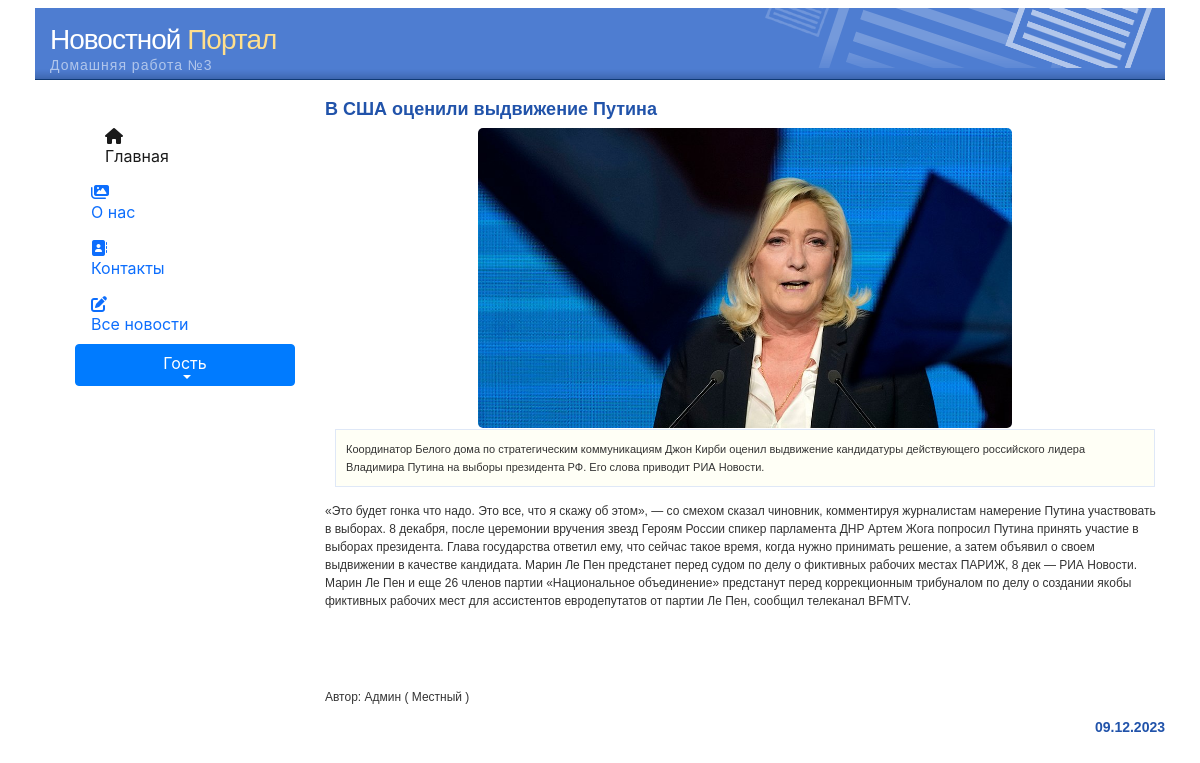
The app's page /news/show/, older data.
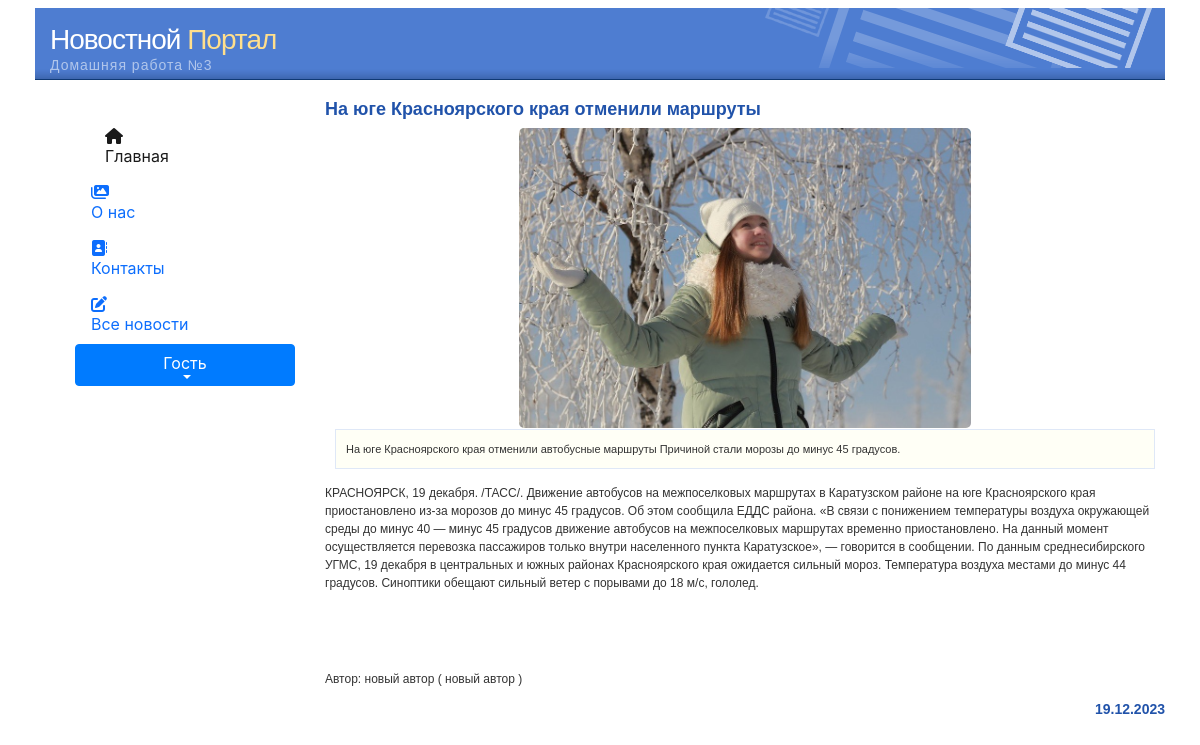
The same page, newer data.
### news/models.py (models this page shows, shortened)
class Article(models.Model):
    categories = (('E','Economics'),
                  ('S','Science'),
                  ('IT','IT'))
    author = models.ForeignKey(User, on_delete=models.SET_NULL, null=True, verbose_name='Автор')
    title = models.CharField('Заголовок', max_length=50, default='')
    anouncement = models.TextField('Аннотация', max_length=250)
    text = models.TextField('Текст новости')
    date = models.DateTimeField('Дата создания', auto_now=True)
    category = models.CharField(choices=categories, max_length=50, default='', verbose_name='Категория')
    tags = models.ManyToManyField(to=Tag, blank=True, verbose_name='Тэги')
    slug = models.SlugField()
    class Meta:
        ordering = ['title', 'date']
        verbose_name = 'Новость'
        verbose_name_plural = 'Новости'

class Image(models.Model):
    article = models.ForeignKey(Article, on_delete=models.CASCADE)
    name = models.CharField(max_length=50, blank=True)
    image = models.ImageField(upload_to='article_images/')

### news/views.py (the view)
# urls.py: path('', views.index, name='home'),
def index(request):
    article = Article.objects.latest("id")
    context = {'article':article}
    return render(request,'news/index.html',context)

### users/templatetags/users_extras.py (called while the page is built)
@register.filter(name="has_group")
def has_group(user,group_name):
    return user.groups.filter(name=group_name).exists()

### news/templates/news/index.html (shortened to what this page needs)
{% extends 'home01/index.html' %}
{% load static %}
{% load bootstrap5 %}
{% load users_extras %}
{% block content %}
<link rel="stylesheet" href="https://maxcdn.bootstrapcdn.com/bootstrap/4.0.0/css/bootstrap.min.css"
>
             <div id="content">
                    <h3>{{ article.title }}</h3>
             {% if article.image_set.all %}
              <div class="row">
                <div id="carouselControls" class="carousel slide" data-ride="carousel" style="display: inline-block;">
                    <div class="carousel-inner" role="listbox" style=" width:auto; height: 300px; !important;">
                        {% for image in article.image_set.all %}
                        <div class="carousel-item {% if forloop.counter == 1 %} active {% endif %}">
                            <img class="d-block" src="{{ image.image.url }}"
                                 style="margin:auto; height:300px; width:auto; border-radius:5px;">
                        </div>
                        {% endfor %}
                    </div>
                    <a class="carousel-control-prev" href="#carouselControls" role="button" data-slide="prev">
                    </a>
                    <a class="carousel-control-next" href="#carouselControls" role="button" data-slide="next">
                    </a>
                </div>
              </div>
                {% endif%}
                    <div class='featurebox_side'>{{ article.anouncement }}</div>
                    <p>{{ article.text }}</p>
                    <br><br>
                    <p>Автор: {{ article.author.first_name }} ( {{ article.author.last_name }} )</p>
                    <h4 align="right">{{ article.date|date:"d.m.Y" }}</h4>
            </div>
{% endblock %}

### home01/templates/home01/index.html (shortened to what this page needs)
<!DOCTYPE html PUBLIC "-//W3C//DTD XHTML 1.0 Transitional//EN" "http://www.w3.org/TR/xhtml1/DTD/xhtml1-transitional.dtd">
{% load static %}
{% load bootstrap5 %}
<html xmlns="http://www.w3.org/1999/xhtml" lang="ru">
<head>
<link rel="stylesheet" href="{% static 'home01/css/style.css'%}" type="text/css">
{% bootstrap_css %}
</head>
<body>
<div id="page_wrapper">
    <div class="container-fluid">
        <div class="row">
            <div class="col-xs-12 col-sm-12 col-md-12 col-lg-12">
             {% include 'home01/header.html' %}
            </div>
        </div>
    </div>
    <div class="container-fluid">
      <div class="row">
        <div class="col-xs-3 col-sm-3 col-md-3 col-lg-3">
            {% include 'home01/left_sidebar.html' %}
        </div>
        <div class="col-xs-9 col-sm-9 col-md-9 col-lg-9">
            {% block content %}
            {% endblock %}
        </div>
       </div>
        </div>
</div>
</body>
</html>

### home01/templates/home01/header.html
  <div id="header_wrapper">
    <div id="header">
      <h1>Новостной <font color="#FFDF8C">Портал</font></h1>
      <h2>Домашняя работа №3</h2>
    </div>
    <div id="navcontainer">
      <ul id="navlist">
      </ul>
    </div>
  </div>

### home01/templates/home01/left_sidebar.html (shortened to what this page needs)
{% load bootstrap5 %}
{% load static %}
{% bootstrap_css %}
{% load users_extras %}
            <div class="tm-sidebar">
                <nav class="tm-nav">
                    <div>
                     <ul  class="nav nav-pills flex-column mb-auto">
                            <li class="nav-item">
                                <a href="{% url 'news_index' %}"
                                {% if request.resolver_match.view_name == 'news_index' %} class="nav-link current link-active"{% else %} class="nav-link" {% endif %}>
                                    <i class="fa fa-house menu-icon"></i>
                                    <div class="d-none d-lg-block">Главная</div>
                                </a>
                            </li>
                            <li class="nav-item">
                                <a href="{% url 'about' %}"
                                   {% if request.resolver_match.view_name == 'about' %} class="nav-link current link-active"{% else %} class="nav-link" {% endif %}>
                                    <i class="fas fa-images nav-icon"></i>
                                    <div class="d-none d-lg-block">О нас</div>
                                </a>
                            </li>
                            <li class="nav-item">
                                <a href="{% url 'contact' %}"
                                   {% if request.resolver_match.view_name == 'contact' %} class="nav-link current link-active"{% else %} class="nav-link" {% endif %}>
                                    <i class="fas fa-address-book nav-icon"></i>
                                    <div class="d-none d-lg-block">Контакты</div>
                                </a>
                            </li>
                            <li class="nav-item">
                                <a href="{% url 'all_news' %}"
                                {% if request.resolver_match.view_name == 'all_news' %} class="nav-link current" {% else %} class="nav-link" {% endif %}>
                                    <i class="fas fa-pen-to-square nav-icon"></i>
                                    <div class="d-none d-lg-block">Все новости</div>
                                </a>
                            </li>
 </ul>
     <div class="dropdown" >
          <button class="dropbtn btn btn-primary dropdown-toggle" type="button" id="dropdownMenuButton1" data-bs-toggle="dropdown" aria-expanded="false">
              {% if request.user.id %}
              <div class="d-none d-lg-block">{{request.user.username}}</div>
              {% else %}
              <div class="d-none d-lg-block">Гость</div>
              {% endif %}
          </button>
</div>
</div>
</nav>
</div>

### home01/static/home01/css/style.css (style rules this page uses)
body { text-align: center; margin-top:10px; margin-bottom:10px; color:#666666; background-color: #666666; }
#page_wrapper { margin-left: auto; margin-right: auto; width: 98%; text-align: left; background: #FFFFFF; border: 8px solid #FFFFFF; }
#header_wrapper { background: #4E7DD1 url('../img/menu_bg.gif') bottom left repeat-x; margin:0px; padding:0px; }
#header { height: 60px; padding:15px; background: url('../img/header_bg.gif') top right no-repeat; margin:0px; }
#header h1 { margin:0px; font-family: verdana, arial, sans-serif; font-size: 28px; color:#ffffff; letter-spacing: -1px; }
#header h2 { margin:0px; font-family: verdana, arial, sans-serif; font-size: 14px; color:#B1C6EB; letter-spacing: 1px; }
#content { margin-top: 20px; margin-bottom: 0px; }
#content p { margin-top:15px; margin-bottom: 15px; font-family: verdana, arial, sans-serif; font-size: 12px; line-height: 18px; color: #333333; }
#content h3 { margin-top:5px; margin-bottom: 10px; font-family: verdana, arial, sans-serif; font-size: 18px; font-weight: bold; line-height: 18px; color: #2153AA; }
#content h4 { margin-top:0px;margin-bottom:0px; font-family: verdana, arial, sans-serif; font-size: 14px; font-weight: bold; line-height: 12px; color: #2153AA; }
#navlist { margin-top:1px; margin-bottom:0px; text-align:center; padding: 5px 0; margin-left: 0; border-bottom: 1px solid #0F3974; font: bold 14px Verdana, sans-serif; }
.featurebox_side { background-color: #fffff6; margin:1px;margin-left:10px;margin-right:10px;margin-bottom:15px; padding:10px; border: 1px solid #DFE8F7; font-family: verdana, arial, sans-serif; font-size: 11px; line-height: 18px; color: #333333; }
.tm-sidebar { background-color: #fff; top: 0; bottom: 0; left: 0; z-index: 1000; padding-left: 40px; padding-top: 40px; width: 100%; }
.tm-nav { display: flex; flex-direction: column; justify-content: space-between; height: 100%; }
.nav-link { position: relative; padding-top: 15px; padding-bottom: 15px; }
.nav-item:hover .nav-link, .nav-link.current { color: #1a1a1a; padding-left: 30px; }
.dropbtn { width: 100%; display: block; align-items: center; justify-content: center; margin-bottom: 1px; }

Row changes from the older to the newer data that the page shows:
no longer on this page (row unchanged): Article: title "В США оценили выдвижение Путина", anouncement "Координатор Белого дома по стратегическим коммуникациям Джон Кирби оценил выдвижение кандидатуры действующего российского лидера Владимира Путина на выборы президента РФ. Его слова приводит РИА Новости.", text "«Это будет гонка что надо. Это все, что я скажу об этом», — со смехом сказал чиновник, комментируя журналистам намерение Путина участвовать в выборах. 8 декабря, после церемонии вручения звезд Героям России спикер парламента ДНР Артем Жога попросил Путина принять участие в выборах президента. Глава государства ответил ему, что сейчас такое время, когда нужно принимать решение, а затем объявил о своем выдвижении в качестве кандидата. Марин Ле Пен предстанет перед судом по делу о фиктивных рабочих местах ПАРИЖ, 8 дек — РИА Новости. Марин Ле Пен и еще 26 членов партии «Национальное объединение» предстанут перед коррекционным трибуналом по делу о создании якобы фиктивных рабочих мест для…", author.first_name "Админ", author.last_name "Местный", date "09.12.2023"
no longer on this page (row unchanged): Image: image (picture)
added Article: title "На юге Красноярского края отменили маршруты", anouncement "На юге Красноярского края отменили автобусные маршруты Причиной стали морозы до минус 45 градусов.", text "КРАСНОЯРСК, 19 декабря. /ТАСС/. Движение автобусов на межпоселковых маршрутах в Каратузском районе на юге Красноярского края приостановлено из-за морозов до минус 45 градусов. Об этом сообщила ЕДДС района. «В связи с понижением температуры воздуха окружающей среды до минус 40 — минус 45 градусов движение автобусов на межпоселковых маршрутах временно приостановлено. На данный момент осуществляется перевозка пассажиров только внутри населенного пункта Каратузское», — говорится в сообщении. По данным среднесибирского УГМС, 19 декабря в центральных и южных районах Красноярского края ожидается сильный мороз. Температура воздуха местами до минус 44 градусов. Синоптики обещают сильный ветер с…", author.first_name "новый автор", author.last_name "новый автор", date "19.12.2023"
added Image: image (picture)
